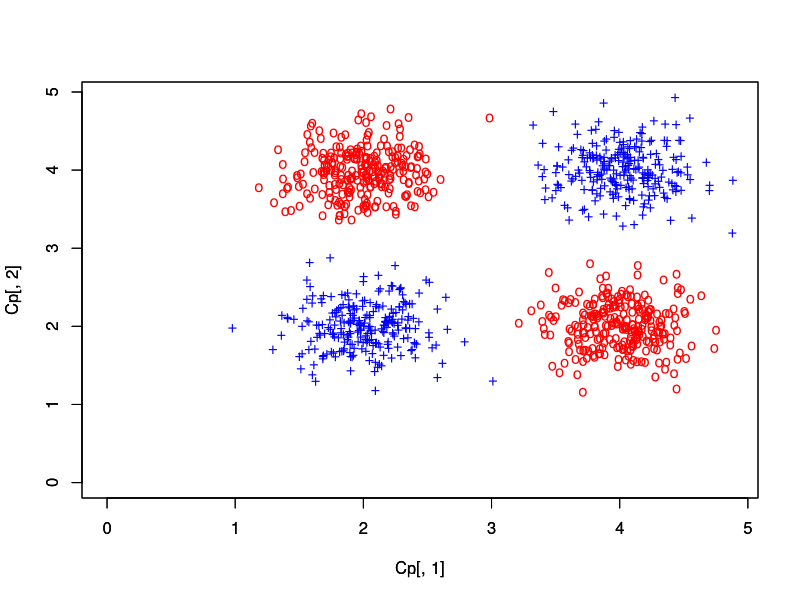

Source code (R): (Note: this script raises an error after producing the figure.)
rm(list=ls())
library('corpcor')

gauss <- function(x,m,s){
  return(exp(-0.5*(rowSums((x-m)^2))/(s^2)))
}

n1 = 250; m11 = 2; m12 = 4; s1 = 0.3;
n3 = 250; m31 = 4; m32 = 2; s3 = 0.3;

n2 = 250; m21 = 4; m22 = 4; s2 = 0.3;
n4 = 250; m41 = 2; m42 = 2; s4 = 0.3;



c11 = rnorm(n1,m11,s1);
c12 = rnorm(n1,m12,s1);
c31 = rnorm(n3,m31,s3);
c32 = rnorm(n3,m32,s3);

c21 = rnorm(n2,m21,s2);
c22 = rnorm(n2,m22,s2);
c41 = rnorm(n4,m41,s4);
c42 = rnorm(n4,m42,s4);

Cpaux1 <- cbind(c11, c12) ##%classe positiva
Cpaux2 <- cbind(c31, c32)
Cp <- rbind(Cpaux1, Cpaux2)
Cnaux1 <- cbind(c21, c22) ##%classe negativa
Cnaux2 <- cbind(c41, c42)
Cn <- rbind(Cnaux1, Cnaux2)


X = rbind(Cp,Cn)

y1 <- array(1,dim=c(n1,1));
y2 <- array(1,dim=c(n3,1));
y3 <- array(-1,dim=c(n2,1));
y4 <- array(-1,dim=c(n4,1));


X = rbind(Cp,Cn)
Y = rbind(y1,y2,y3,y4)

plot(Cp[,1],Cp[,2],col='red',pch='o', xlim = c(0,max(Cp[,1],Cn[,1])),ylim = c(0,max(Cp[,2],Cn[,2])))
par(new=T)
plot(Cn[,1],Cn[,2],col='blue',pch='+', xlim = c(0,max(Cp[,1],Cn[,1])),ylim = c(0,max(Cp[,2],Cn[,2])))

m1 <- cbind(m11, m12)
m2 <- cbind(m31, m32)
m3 <- cbind(m21, m22)
m4 <- cbind(m41, m42)

m1 <- array(m1,dim=c(n1,2))
m2 <- array(m2,dim=c(n3,2))
m3 <- array(m3,dim=c(n2,2))
m4 <- array(m4,dim=c(n4,2))



h1 <- gauss(Cp[,1], m1,1)
h2 <- gauss(Cp[,2], m2, 1)
h3 <- gauss(Cn[,1], m3, 1)
h4 <- gauss(Cn[,2], m4, 1)

H <- cbind(h1, h2, h3, h3, 1)
w <- pseudoinverse(H) %*% Y

yhat <- H %*% Y


par(new=T)
plot(Cp[,1][which(yhat>0)],Cp[,2][which(yhat>0)], pch='*',col='blue',xlim=c(0,5),ylim=c(0,5),xlab='',ylab='')
par(new=T)
plot(Cn[,1][which(yhat<0)],Cn[,2][which(yhat<0)], pch='*',col='green',xlim=c(0,5),ylim=c(0,5),xlab='',ylab='')
